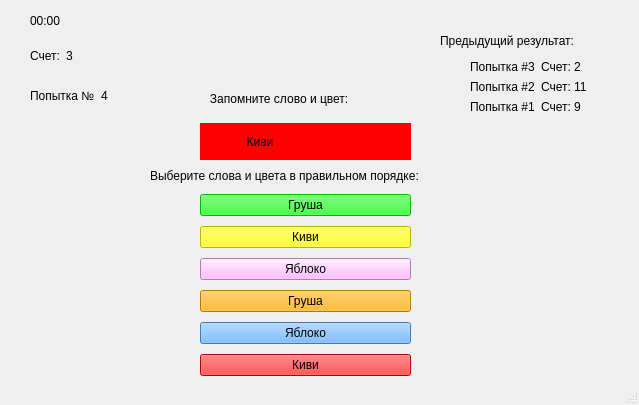
<?xml version="1.0" encoding="UTF-8"?>
<ui version="4.0">
 <class>MainWindow</class>
 <widget class="QMainWindow" name="MainWindow">
  <property name="geometry">
   <rect>
    <x>0</x>
    <y>0</y>
    <width>639</width>
    <height>405</height>
   </rect>
  </property>
  <property name="windowTitle">
   <string>MainWindow</string>
  </property>
  <widget class="QWidget" name="centralwidget">
   <widget class="QLabel" name="label">
    <property name="geometry">
     <rect>
      <x>150</x>
      <y>160</y>
      <width>321</width>
      <height>31</height>
     </rect>
    </property>
    <property name="styleSheet">
     <string notr="true">font: 10.7pt &quot;MS Shell Dlg 2&quot;;</string>
    </property>
    <property name="text">
     <string>Выберите слова и цвета в правильном порядке:</string>
    </property>
   </widget>
   <widget class="QWidget" name="verticalLayoutWidget">
    <property name="geometry">
     <rect>
      <x>200</x>
      <y>190</y>
      <width>211</width>
      <height>194</height>
     </rect>
    </property>
    <layout class="QVBoxLayout" name="verticalLayout">
     <item>
      <widget class="QPushButton" name="pushButton_8">
       <property name="styleSheet">
        <string notr="true">font: 12pt &quot;MS Shell Dlg 2&quot;;
background-color: rgb(0, 255, 0);</string>
       </property>
       <property name="text">
        <string>Груша</string>
       </property>
      </widget>
     </item>
     <item>
      <widget class="QPushButton" name="pushButton_4">
       <property name="styleSheet">
        <string notr="true">font: 12pt &quot;MS Shell Dlg 2&quot;;
background-color: yellow;</string>
       </property>
       <property name="text">
        <string>Киви</string>
       </property>
      </widget>
     </item>
     <item>
      <widget class="QPushButton" name="pushButton_5">
       <property name="styleSheet">
        <string notr="true">font: 12pt &quot;MS Shell Dlg 2&quot;;
background-color: rgb(255, 170, 255);</string>
       </property>
       <property name="text">
        <string>Яблоко</string>
       </property>
      </widget>
     </item>
     <item>
      <widget class="QPushButton" name="pushButton_6">
       <property name="styleSheet">
        <string notr="true">font: 12pt &quot;MS Shell Dlg 2&quot;;
background-color: rgb(255, 170, 0);</string>
       </property>
       <property name="text">
        <string>Груша</string>
       </property>
      </widget>
     </item>
     <item>
      <widget class="QPushButton" name="pushButton_7">
       <property name="styleSheet">
        <string notr="true">font: 12pt &quot;MS Shell Dlg 2&quot;;
background-color: rgb(85, 170, 255);</string>
       </property>
       <property name="text">
        <string>Яблоко</string>
       </property>
      </widget>
     </item>
     <item>
      <widget class="QPushButton" name="pushButton_2">
       <property name="styleSheet">
        <string notr="true">font: 12pt &quot;MS Shell Dlg 2&quot;;
background-color: red;</string>
       </property>
       <property name="text">
        <string>Киви</string>
       </property>
      </widget>
     </item>
    </layout>
   </widget>
   <widget class="QLabel" name="label_2">
    <property name="geometry">
     <rect>
      <x>440</x>
      <y>30</y>
      <width>181</width>
      <height>21</height>
     </rect>
    </property>
    <property name="styleSheet">
     <string notr="true">font: 12pt &quot;MS Shell Dlg 2&quot;;</string>
    </property>
    <property name="text">
     <string>Предыдущий результат:</string>
    </property>
   </widget>
   <widget class="QWidget" name="gridLayoutWidget">
    <property name="geometry">
     <rect>
      <x>200</x>
      <y>80</y>
      <width>211</width>
      <height>80</height>
     </rect>
    </property>
    <layout class="QGridLayout" name="gridLayout">
     <item row="3" column="0">
      <widget class="QLabel" name="label_14">
       <property name="styleSheet">
        <string notr="true">font: 75 14pt &quot;MS Shell Dlg 2&quot;;
background-color: red;</string>
       </property>
       <property name="text">
        <string>              Киви</string>
       </property>
      </widget>
     </item>
     <item row="2" column="0">
      <widget class="QLabel" name="label_13">
       <property name="styleSheet">
        <string notr="true">font: 12pt &quot;MS Shell Dlg 2&quot;;</string>
       </property>
       <property name="text">
        <string>   Запомните слово и цвет:</string>
       </property>
      </widget>
     </item>
    </layout>
   </widget>
   <widget class="QWidget" name="horizontalLayoutWidget">
    <property name="geometry">
     <rect>
      <x>30</x>
      <y>40</y>
      <width>61</width>
      <height>31</height>
     </rect>
    </property>
    <layout class="QHBoxLayout" name="horizontalLayout_5">
     <item>
      <widget class="QLabel" name="label_3">
       <property name="styleSheet">
        <string notr="true">font: 12pt &quot;MS Shell Dlg 2&quot;;</string>
       </property>
       <property name="text">
        <string>Счет:</string>
       </property>
      </widget>
     </item>
     <item>
      <widget class="QLabel" name="label_6">
       <property name="styleSheet">
        <string notr="true">font: 12pt &quot;MS Shell Dlg 2&quot;;</string>
       </property>
       <property name="text">
        <string>3</string>
       </property>
      </widget>
     </item>
    </layout>
   </widget>
   <widget class="QWidget" name="horizontalLayoutWidget_2">
    <property name="geometry">
     <rect>
      <x>30</x>
      <y>80</y>
      <width>118</width>
      <height>31</height>
     </rect>
    </property>
    <layout class="QHBoxLayout" name="horizontalLayout_6">
     <item>
      <widget class="QLabel" name="label_9">
       <property name="styleSheet">
        <string notr="true">font: 12pt &quot;MS Shell Dlg 2&quot;;</string>
       </property>
       <property name="text">
        <string>Попытка №</string>
       </property>
      </widget>
     </item>
     <item>
      <widget class="QLabel" name="label_15">
       <property name="styleSheet">
        <string notr="true">font: 12pt &quot;MS Shell Dlg 2&quot;;</string>
       </property>
       <property name="text">
        <string>4</string>
       </property>
      </widget>
     </item>
    </layout>
   </widget>
   <widget class="QWidget" name="formLayoutWidget">
    <property name="geometry">
     <rect>
      <x>470</x>
      <y>60</y>
      <width>122</width>
      <height>321</height>
     </rect>
    </property>
    <layout class="QFormLayout" name="formLayout">
     <item row="2" column="0">
      <layout class="QHBoxLayout" name="horizontalLayout">
       <item>
        <widget class="QLabel" name="label_5">
         <property name="text">
          <string>Попытка #1</string>
         </property>
        </widget>
       </item>
       <item>
        <widget class="QLabel" name="label_4">
         <property name="text">
          <string>Счет: 9</string>
         </property>
        </widget>
       </item>
      </layout>
     </item>
     <item row="1" column="0">
      <layout class="QHBoxLayout" name="horizontalLayout_2">
       <item>
        <widget class="QLabel" name="label_8">
         <property name="text">
          <string>Попытка #2</string>
         </property>
        </widget>
       </item>
       <item>
        <widget class="QLabel" name="label_10">
         <property name="text">
          <string>Счет: 11</string>
         </property>
        </widget>
       </item>
      </layout>
     </item>
     <item row="0" column="0">
      <layout class="QHBoxLayout" name="horizontalLayout_3">
       <item>
        <widget class="QLabel" name="label_12">
         <property name="text">
          <string>Попытка #3</string>
         </property>
        </widget>
       </item>
       <item>
        <widget class="QLabel" name="label_16">
         <property name="text">
          <string>Счет: 2</string>
         </property>
        </widget>
       </item>
      </layout>
     </item>
    </layout>
   </widget>
   <widget class="QLabel" name="label_7">
    <property name="geometry">
     <rect>
      <x>30</x>
      <y>10</y>
      <width>51</width>
      <height>21</height>
     </rect>
    </property>
    <property name="styleSheet">
     <string notr="true">font: 75 14pt &quot;MS Shell Dlg 2&quot;;</string>
    </property>
    <property name="text">
     <string>00:00</string>
    </property>
   </widget>
  </widget>
  <widget class="QStatusBar" name="statusbar"/>
 </widget>
 <resources/>
 <connections/>
</ui>
